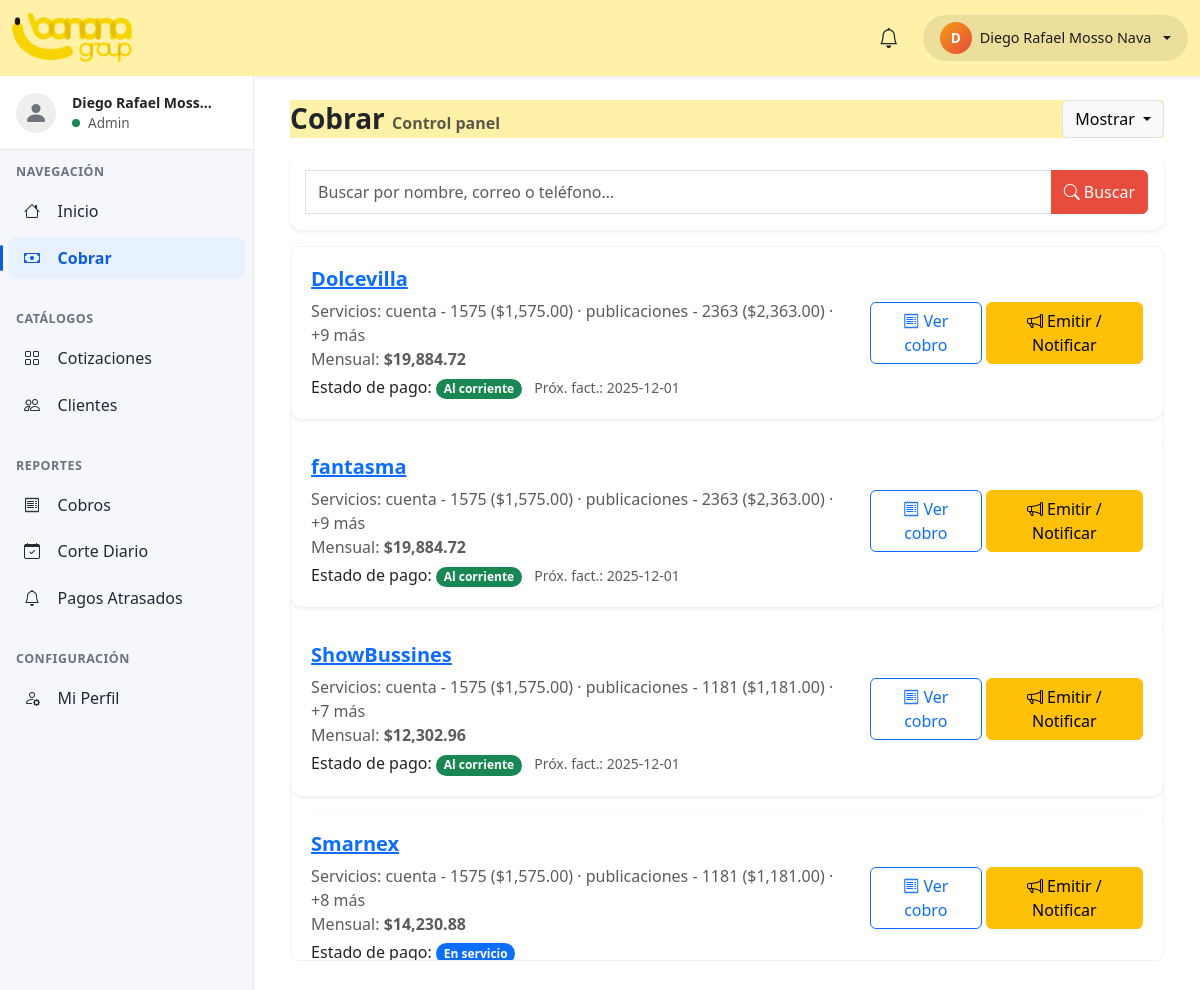
/Public/index.php?m=cobrar (signed in), run on the app's committed database.
### tables this page shows
CREATE TABLE IF NOT EXISTS `usuarios` (
  `id` int NOT NULL AUTO_INCREMENT,
  `nombre` varchar(120) NOT NULL,
  `correo` varchar(150) NOT NULL,
  `pass_hash` varchar(255) NOT NULL,
  `activo` tinyint(1) NOT NULL DEFAULT '1',
  `foto_url` varchar(500) DEFAULT NULL,
  `creado_en` timestamp NULL DEFAULT CURRENT_TIMESTAMP,
  PRIMARY KEY (`id`),
  UNIQUE KEY `correo` (`correo`)
);

CREATE TABLE IF NOT EXISTS `roles` (
  `id` int NOT NULL AUTO_INCREMENT,
  `nombre` varchar(40) NOT NULL,
  PRIMARY KEY (`id`),
  UNIQUE KEY `nombre` (`nombre`)
);

CREATE TABLE IF NOT EXISTS `ordenes` (
  `id` int NOT NULL AUTO_INCREMENT,
  `cotizacion_id` int NOT NULL,
  `cliente_id` int NOT NULL,
  `total` decimal(12,2) NOT NULL,
  `saldo` decimal(12,2) NOT NULL,
  `estado` enum('activa','finalizada','cancelada') NOT NULL DEFAULT 'activa',
  `periodicidad` enum('unico','mensual','bimestral') NOT NULL DEFAULT 'unico',
  `proxima_facturacion` date DEFAULT NULL,
  `vence_en` date DEFAULT NULL,
  `creado_en` timestamp NULL DEFAULT CURRENT_TIMESTAMP,
  `rfc_id` int DEFAULT NULL,
  `billing_policy` enum('prepaid_anchor','fixed_day') NOT NULL DEFAULT 'prepaid_anchor',
  `cut_day` tinyint DEFAULT NULL,
  `grace_days` tinyint NOT NULL DEFAULT '5',
  `suspend_after_days` tinyint NOT NULL DEFAULT '10',
  PRIMARY KEY (`id`),
  KEY `ix_ord_cli` (`cliente_id`),
  KEY `ix_ord_venc` (`vence_en`,`estado`,`saldo`),
  KEY `ix_ord_prox` (`proxima_facturacion`),
  KEY `fk_ord_cot` (`cotizacion_id`),
  KEY `fk_ordenes_company_rfc` (`rfc_id`)
);

### App/auth.php (called while the page is built, shortened)
<?php
function current_user(): ?array {
    return [
        'id'      => (int)$_SESSION['user_id'],
        'nombre'  => $_SESSION['user_nombre'] ?? '',
        'correo'  => $_SESSION['user_correo'] ?? '',
        'roles'   => $_SESSION['user_roles'] ?? [],
    ];
}

### Modules/cobrar.php (the view, shortened to what this page needs)
<?php
$pdo = db();
$q = trim($_GET['q'] ?? '');
$params = [];
$where = "WHERE o.estado='activa'";
$having = '';
$sql = "
SELECT
  o.id                                                AS orden_id,
  MAX(o.estado)                                       AS estado,
  MAX(o.proxima_facturacion)                          AS proxima_facturacion,
  MAX(o.billing_policy)                               AS billing_policy,
  MAX(o.rfc_id)                                       AS rfc_id,
  MAX(c.id)                                           AS cliente_id,
  MAX(c.empresa)                                       AS empresa,
  MAX(c.correo)                                        AS correo,
  MAX(c.telefono)                                      AS telefono,
  (
    SELECT COALESCE(SUM(monto), 0)
    FROM orden_items
    WHERE orden_id = o.id
      AND billing_type = 'recurrente'
      AND pausado = 0
  ) AS mensual_base,
  /* Contadores de estatus de cargos */
  COALESCE(SUM(CASE
    WHEN cg.estatus='pagado' THEN 1
    ELSE 0 END),0)                                    AS cargos_pagados,
  COALESCE(SUM(CASE
    WHEN cg.id IS NOT NULL AND cg.estatus <> 'pagado' THEN 1
    ELSE 0 END),0)                                    AS cargos_pendientes
FROM ordenes o
JOIN clientes c          ON c.id = o.cliente_id
LEFT JOIN cargos cg      ON cg.orden_id = o.id
{$where}
GROUP BY o.id
{$having}
ORDER BY MAX(c.empresa) ASC
LIMIT 200
";
$st = $pdo->prepare($sql);
$st->execute($params);
$rows = $st->fetchAll(PDO::FETCH_ASSOC);
function money_mx($v){ return '$'.number_format((float)$v,2,'.',','); }
function servicios_resumen(PDO $pdo, int $ordenId, int $limit = 2): string {
  $st = $pdo->prepare("
    SELECT concepto, monto
    FROM orden_items
    WHERE orden_id=? AND pausado=0 AND billing_type='recurrente'
    ORDER BY id
    LIMIT ".(int)$limit."
  ");
  $st->execute([$ordenId]);
  $rows = $st->fetchAll(PDO::FETCH_ASSOC);
  $trozos = [];
  foreach ($rows as $r) {
    $nom = trim($r['concepto'] ?? 'Servicio');
    $trozos[] = "{$nom} (".money_mx((float)$r['monto']).")";
  }
  $st2 = $pdo->prepare("
    SELECT COUNT(*) FROM orden_items
    WHERE orden_id=? AND pausado=0 AND billing_type='recurrente'
  ");
  $st2->execute([$ordenId]);
  $total = (int)$st2->fetchColumn();
  if ($total > $limit) {
    $trozos[] = "+".($total - $limit)." más";
  }
  return implode(' · ', $trozos);
}
?>
<div class="container-fluid cobrar">
  <div class="d-flex align-items-center justify-content-between topbar mb-3">
    <h3 class="mb-0 fw-semibold">Cobrar <span class="text-muted fs-6">Control panel</span></h3>
    <div class="dropdown">
      <button class="btn btn-light border dropdown-toggle" type="button" data-bs-toggle="dropdown">
    Mostrar
  </button>
    </div>
  </div>
  <div class="card border-0 shadow-sm search-card mb-3">
    <div class="card-body">
      <form class="input-group" method="get" action="/Sistema-de-Saldos-y-Pagos-/Public/index.php">
        <input type="text" class="form-control" name="q" placeholder="Buscar por nombre, correo o teléfono…" value="<?= htmlspecialchars($q) ?>">
        <button class="btn btn-danger btn-search" type="submit">
          <i class="bi bi-search me-1"></i> Buscar
        </button>
      </form>
    </div>
  </div>
  <div class="scroll-container vstack gap-3">
    <?php foreach ($rows as $r):
      $mensualConIVA     = round((float)$r['mensual_base'] * 1.16, 2);
      $resumenServicios  = servicios_resumen($pdo, (int)$r['orden_id'], 2);
      $pagados    = (int)$r['cargos_pagados'];
      $pendientes = (int)$r['cargos_pendientes'];
      $badgeTxt   = 'Nuevo';
      $badgeClass = 'secondary';
      if ($pagados === 0 && $pendientes === 0) {
        $badgeTxt   = 'Nuevo';
        $badgeClass = 'secondary';
      } elseif ($pendientes === 0 && $pagados > 0) {
        $badgeTxt   = 'Al corriente';
        $badgeClass = 'success';
      } else {
        $badgeTxt   = 'En servicio';
        $badgeClass = 'primary';
      }
    ?>
      <div class="card border-0 shadow-sm cliente-card">
        <div class="card-body">
          <div class="d-flex flex-column flex-lg-row justify-content-between align-items-start align-items-lg-center">
            <div class="me-lg-3">
              <a class="h5 link-primary d-inline-block mb-2"
                href="/Sistema-de-Saldos-y-Pagos-/Public/index.php?m=cobro&orden_id=<?= (int)$r['orden_id'] ?>">
                <?= htmlspecialchars($r['empresa']) ?>
              </a>
              <div class="text-muted">
                <div>Servicios: <?= htmlspecialchars($resumenServicios) ?></div>
                <div>Mensual: <span class="fw-semibold"><?= money_mx($mensualConIVA) ?></span></div>
              </div>
              <div class="mt-1">
                Estado de pago:
                <span class="badge rounded-pill bg-<?= $badgeClass ?>"><?= $badgeTxt ?></span>
                <?php if (!empty($r['proxima_facturacion'])): ?>
                  <span class="small text-muted ms-2">
                    Próx. fact.: <?= htmlspecialchars($r['proxima_facturacion']) ?>
                  </span>
                <?php endif; ?>
              </div>
            </div>
            <div class="d-flex gap-1 mt-2 mt-lg-0">
              <a class="btn btn-outline-primary"
                href="/Sistema-de-Saldos-y-Pagos-/Modules/cobro.php?m=cobro&orden_id=<?= (int)$r['orden_id'] ?>">
                <i class="bi bi-receipt"></i> Ver cobro
              </a>
              <form method="post"
                    action="/Sistema-de-Saldos-y-Pagos-/Public/api/cargos_emitir.php"
                   onsubmit="confirmarAccion(event, '¿Emitir cargo del mes?', 'Se generará el cargo y se notificará al cliente.', 'Sí, emitir', '#fdd835')">
                <button class="btn btn-warning">
                  <i class="bi bi-megaphone"></i> Emitir / Notificar
                </button>
              </form>
            </div>
          </div>
        </div>
      </div>
    <?php endforeach; ?>
  </div>
</div>

### Includes/header.php (shortened to what this page needs)
<?php
require_once __DIR__ . '/../App/auth.php';
$pdo = db();
$currentUser = current_user();
$usuarioId    = (int)($currentUser['id'] ?? 0);
$userName     = $currentUser['nombre'] ?? 'Invitado';
$fotoUsuario  = '';
$userInitial = mb_substr($userName, 0, 1, 'UTF-8');
if ($usuarioId > 0) {
    $stUser = $pdo->prepare("SELECT nombre, foto_url FROM usuarios WHERE id = ? LIMIT 1");
    $stUser->execute([$usuarioId]);
    $datosFrescos = $stUser->fetch(PDO::FETCH_ASSOC);
    if ($datosFrescos) {
        $userName    = $datosFrescos['nombre'];
        $fotoUsuario = $datosFrescos['foto_url'];
    }
}
?>
<!doctype html>
<html lang="es">
<head>
  <link href="https://cdn.jsdelivr.net/npm/bootstrap@5.3.3/dist/css/bootstrap.min.css" rel="stylesheet">
  <link href="https://cdn.jsdelivr.net/npm/bootstrap-icons@1.11.3/font/bootstrap-icons.css" rel="stylesheet">
  <link href="./css/app.css?v=999" rel="stylesheet">
</head>
<body class="layout">
  <nav class="navbar topbar navbar-dark shadow-sm">
    <div class="container-fluid">
      <a class="navbar-brand m-0" href="<?= BASE_URL ?>/index.php?m=inicio">
        <img src="./assets/logo.png" alt="Banana Group">
      </a>
      <div class="ms-auto d-flex align-items-center gap-2">
      <li class="nav-item dropdown me-3 list-unstyled">
          <button class="btn btn-link position-relative p-0 border-0 text-dark"
                  type="button" id="dropdownNotificaciones" data-bs-toggle="dropdown" aria-expanded="false">
            <i class="bi bi-bell fs-5"></i>
          </button>
        </li>
        <div class="dropdown">
          <button class="btn rounded-pill user-pill dropdown-toggle d-flex align-items-center gap-2" type="button" id="dropdownUsuario" data-bs-toggle="dropdown" aria-expanded="false">
            <div class="avatar-circle" style="overflow: hidden;">
              <?php if (!empty($fotoUsuario)): ?>
                <img src="<?= htmlspecialchars($fotoUsuario) ?>?v=<?= time() ?>" alt="User" style="width:100%;height:100%;object-fit:cover;">
              <?php else: ?>
                <?= strtoupper($userInitial) ?>
              <?php endif; ?>
            </div>
            <span class="d-none d-md-inline"><?= htmlspecialchars($userName) ?></span>
          </button>
        </div>
      </div>
    </div>
  </nav>
</body>
</html>

### Includes/sidebar.php (shortened to what this page needs)
<?php
require_once __DIR__ . '/../App/auth.php';
$current = $_GET['m'] ?? 'inicio';
$currentUser = current_user();
$sideId      = (int)($currentUser['id'] ?? $_SESSION['usuario_id'] ?? 0);
$sideName = $currentUser['nombre'] ?? 'Usuario';
$sideFoto = '';
$sideRol  = 'guest';
if ($sideId > 0) {
    try {
        $pdoSide = db();
        $stSide = $pdoSide->prepare("
            SELECT u.nombre, u.foto_url, r.nombre as rol_nombre
            FROM usuarios u
            LEFT JOIN usuario_rol ur ON ur.usuario_id = u.id
            LEFT JOIN roles r ON r.id = ur.rol_id
            WHERE u.id = ?
            LIMIT 1
        ");
        $stSide->execute([$sideId]);
        $rowSide = $stSide->fetch(PDO::FETCH_ASSOC);
        if ($rowSide) {
            $sideName = $rowSide['nombre'];
            $sideFoto = $rowSide['foto_url'];
            $sideRol  = strtolower(trim($rowSide['rol_nombre'] ?? 'guest'));
        }
    } catch (Exception $e) { }
}
if ($sideRol === 'cliente') {
    $menu_top = [
        ['slug'=>'cliente_home',  'icon'=>'bi-speedometer2', 'text'=>'Mi Resumen'],
    ];
    $menu_cat = [];
    $menu_rep = [];
    $menu_conf= [
        ['slug'=>'usuarios', 'icon'=>'bi-person-circle', 'text'=>'Mi Perfil']
    ];
} else {
    $menu_top = [
        ['slug'=>'inicio',   'icon'=>'bi-house',   'text'=>'Inicio'],
        ['slug'=>'cobrar',   'icon'=>'bi-cash',    'text'=>'Cobrar'],
    ];
    $menu_cat = [
        ['slug'=>'cotizaciones','icon'=>'bi-grid',    'text'=>'Cotizaciones'],
        ['slug'=>'clientes',    'icon'=>'bi-people',  'text'=>'Clientes'],
    ];
    $menu_rep = [
        ['slug'=>'cobros',          'icon'=>'bi-receipt',        'text'=>'Cobros'],
        ['slug'=>'corte_diario',    'icon'=>'bi-calendar-check', 'text'=>'Corte Diario'],
        ['slug'=>'pagos_atrasados', 'icon'=>'bi-bell',           'text'=>'Pagos Atrasados'],
    ];
    $menu_conf = [
        ['slug'=>'usuarios','icon'=>'bi-person-gear','text'=>'Mi Perfil'],
    ];
}
?>
<div class="d-flex">
  <aside class="sidebar d-none d-lg-flex flex-column">
    <div class="profile px-3 py-3 d-flex align-items-center gap-3">
      <div class="avatar" style="width: 40px; height: 40px; border-radius: 50%; overflow: hidden; background: #eee; display: flex; align-items: center; justify-content: center;">
        <?php if (!empty($sideFoto)): ?>
          <img src="<?= htmlspecialchars($sideFoto) ?>?v=<?= time() ?>" style="width: 100%; height: 100%; object-fit: cover;">
        <?php else: ?>
          <i class="bi bi-person-fill fs-4 text-secondary"></i>
        <?php endif; ?>
      </div>
      <div class="small text-dark">
        <div class="fw-semibold text-truncate" style="max-width: 140px;"><?= htmlspecialchars($sideName) ?></div>
        <div class="d-flex align-items-center gap-2">
          <span class="status-dot bg-success rounded-circle" style="width: 8px; height: 8px;"></span>
          <span class="opacity-75 text-capitalize" style="font-size: 0.85rem;"><?= htmlspecialchars($sideRol) ?></span>
        </div>
      </div>
    </div>
    <div class="sidebar-body flex-grow-1">
      <div class="section-title">Navegación</div>
      <nav class="nav flex-column">
        <?php foreach ($menu_top as $it): ?>
          <a class="nav-link side-item <?= $current === $it['slug'] ? 'active' : '' ?>" href="<?= BASE_URL ?>/index.php?m=<?= $it['slug'] ?>">
            <i class="bi <?= $it['icon'] ?> me-2"></i><?= $it['text'] ?>
          </a>
        <?php endforeach; ?>
      </nav>
      <?php if (!empty($menu_cat)): ?>
      <div class="section-title mt-3">Catálogos</div>
      <nav class="nav flex-column">
        <?php foreach ($menu_cat as $it): ?>
          <a class="nav-link side-item <?= $current === $it['slug'] ? 'active' : '' ?>" href="<?= BASE_URL ?>/index.php?m=<?= $it['slug'] ?>">
            <i class="bi <?= $it['icon'] ?> me-2"></i><?= $it['text'] ?>
          </a>
        <?php endforeach; ?>
      </nav>
      <?php endif; ?>
      <?php if (!empty($menu_rep)): ?>
      <div class="section-title mt-3">Reportes</div>
      <nav class="nav flex-column">
        <?php foreach ($menu_rep as $it): ?>
          <a class="nav-link side-item <?= $current === $it['slug'] ? 'active' : '' ?>" href="<?= BASE_URL ?>/index.php?m=<?= $it['slug'] ?>">
            <i class="bi <?= $it['icon'] ?> me-2"></i><?= $it['text'] ?>
          </a>
        <?php endforeach; ?>
      </nav>
      <?php endif; ?>
      <div class="section-title mt-3">Configuración</div>
      <nav class="nav flex-column">
        <?php foreach ($menu_conf as $it): ?>
          <a class="nav-link side-item <?= $current === $it['slug'] ? 'active' : '' ?>" href="<?= BASE_URL ?>/index.php?m=<?= $it['slug'] ?>">
            <i class="bi <?= $it['icon'] ?> me-2"></i><?= $it['text'] ?>
          </a>
        <?php endforeach; ?>
      </nav>
    </div>
  </aside>
  <main class="main flex-grow-1 p-3 p-md-4">

### data on the page
usuarios: nombre "Diego Rafael Mosso Nava", nombre "Diego Rafael Moss…", roles.nombre "Admin"
ordenes: empresa "Dolcevilla", resumenServicios "cuenta - 1575 ($1,575.00) · publicaciones - 2363 ($2,363.00) · +9 más", mensualConIVA "$19,884.72", badgeTxt "Al corriente", proxima_facturacion "2025-12-01"
ordenes: empresa "fantasma", resumenServicios "cuenta - 1575 ($1,575.00) · publicaciones - 2363 ($2,363.00) · +9 más", mensualConIVA "$19,884.72", badgeTxt "Al corriente", proxima_facturacion "2025-12-01"
ordenes: empresa "ShowBussines", resumenServicios "cuenta - 1575 ($1,575.00) · publicaciones - 1181 ($1,181.00) · +7 más", mensualConIVA "$12,302.96", badgeTxt "Al corriente", proxima_facturacion "2025-12-01"
ordenes: empresa "Smarnex", resumenServicios "cuenta - 1575 ($1,575.00) · publicaciones - 1181 ($1,181.00) · +8 más", mensualConIVA "$14,230.88", badgeTxt "En servicio"

### other printed values
$userInitial "D"
$it['text'] "Inicio"
$it['text'] "Cobrar"
$it['text'] "Cotizaciones"
$it['text'] "Clientes"
$it['text'] "Cobros"
$it['text'] "Corte Diario"
$it['text'] "Pagos Atrasados"
$it['text'] "Mi Perfil"
